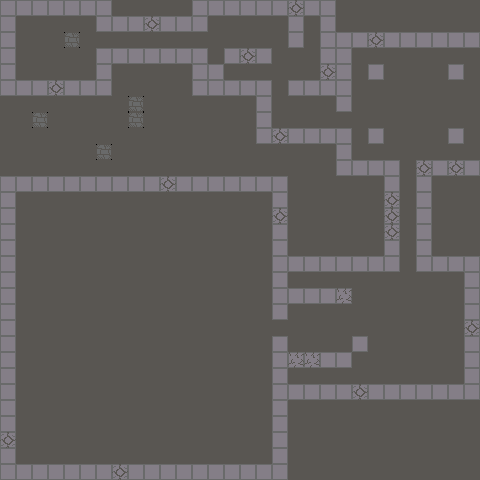

Tiled map render using the project's own tile images. Description and the whole map definition, tile-layer contents included, below:
An orthogonal 30x30 tile map with 16x16 px tiles, 1 tile layer (Tiles) and 33 objects (28x Entity, 4x Spike).

<map version="1.10" tiledversion="1.11.2" orientation="orthogonal" renderorder="right-down" width="30" height="30" tilewidth="16" tileheight="16" infinite="0" nextlayerid="3" nextobjectid="60">
 <tileset firstgid="1" source="../tilesets/atlas.tsx" />
 <layer id="1" name="Tiles" width="30" height="30">
  <data encoding="csv">
33,33,33,33,33,33,33,49,49,49,49,49,33,33,33,33,33,33,52,33,33,49,49,49,49,49,49,49,49,49,
33,49,49,49,49,49,33,33,33,52,33,33,33,49,49,49,49,49,33,49,33,49,49,49,49,49,49,49,49,49,
33,49,49,49,51,49,49,49,49,49,49,49,49,49,49,49,49,49,33,49,33,33,33,52,33,33,33,33,33,33,
33,49,49,49,49,49,33,33,33,33,33,33,33,49,33,52,33,49,49,49,33,33,49,49,49,49,49,49,49,49,
33,49,49,49,49,49,33,49,49,49,49,49,33,33,49,49,49,49,49,49,52,33,49,33,49,49,49,49,33,49,
33,33,33,52,33,33,33,49,49,49,49,49,33,33,33,33,33,49,33,33,33,33,49,49,49,49,49,49,49,49,
49,49,49,49,49,49,49,49,51,49,49,49,49,49,49,49,33,49,49,49,49,33,49,49,49,49,49,49,49,49,
49,49,51,49,49,49,49,49,51,49,49,49,49,49,49,49,33,49,49,49,49,49,49,49,49,49,49,49,49,49,
49,49,49,49,49,49,49,49,49,49,49,49,49,49,49,49,33,52,33,33,33,33,49,33,49,49,49,49,33,49,
49,49,49,49,49,49,51,49,49,49,49,49,49,49,49,49,49,49,49,49,49,33,49,49,49,49,49,49,49,49,
49,49,49,49,49,49,49,49,49,49,49,49,49,49,49,49,49,49,49,49,49,33,33,33,33,49,52,33,52,33,
33,33,33,33,33,33,33,33,33,33,52,33,33,33,33,33,33,33,49,49,49,49,49,49,33,49,33,49,49,49,
33,49,49,49,49,49,49,49,49,49,49,49,49,49,49,49,49,33,49,49,49,49,49,49,52,49,33,49,49,49,
33,49,49,49,49,49,49,49,49,49,49,49,49,49,49,49,49,52,49,49,49,49,49,49,52,49,33,49,49,49,
33,49,49,49,49,49,49,49,49,49,49,49,49,49,49,49,49,33,49,49,49,49,49,49,52,49,33,49,49,49,
33,49,49,49,49,49,49,49,49,49,49,49,49,49,49,49,49,33,49,49,49,49,49,49,33,49,33,49,49,49,
33,49,49,49,49,49,49,49,49,49,49,49,49,49,49,49,49,33,33,33,33,33,33,33,33,49,33,33,33,33,
33,49,49,49,49,49,49,49,49,49,49,49,49,49,49,49,49,33,49,49,49,49,49,49,49,49,49,49,49,33,
33,49,49,49,49,49,49,49,49,49,49,49,49,49,49,49,49,33,33,33,33,50,49,49,49,49,49,49,49,33,
33,49,49,49,49,49,49,49,49,49,49,49,49,49,49,49,49,33,49,49,49,49,49,49,49,49,49,49,49,33,
33,49,49,49,49,49,49,49,49,49,49,49,49,49,49,49,49,49,49,49,49,49,49,49,49,49,49,49,49,52,
33,49,49,49,49,49,49,49,49,49,49,49,49,49,49,49,49,33,49,49,49,49,33,49,49,49,49,49,49,33,
33,49,49,49,49,49,49,49,49,49,49,49,49,49,49,49,49,33,50,50,33,33,49,49,49,49,49,49,49,33,
33,49,49,49,49,49,49,49,49,49,49,49,49,49,49,49,49,33,49,49,49,49,49,49,49,49,49,49,49,33,
33,49,49,49,49,49,49,49,49,49,49,49,49,49,49,49,49,33,33,33,33,33,52,33,33,33,33,33,33,33,
33,49,49,49,49,49,49,49,49,49,49,49,49,49,49,49,49,33,49,49,49,49,49,49,49,49,49,49,49,49,
33,49,49,49,49,49,49,49,49,49,49,49,49,49,49,49,49,33,49,49,49,49,49,49,49,49,49,49,49,49,
52,49,49,49,49,49,49,49,49,49,49,49,49,49,49,49,49,33,49,49,49,49,49,49,49,49,49,49,49,49,
33,49,49,49,49,49,49,49,49,49,49,49,49,49,49,49,49,33,49,49,49,49,49,49,49,49,49,49,49,49,
33,33,33,33,33,33,33,52,33,33,33,33,33,33,33,33,33,33,49,49,49,49,49,49,49,49,49,49,49,49
</data>
 </layer>
 <objectgroup id="2" name="Entities">
  <object id="1" name="Player" type="Entity" x="32" y="32" width="16" height="16" />
  <object id="2" name="Door" type="Entity" gid="34" x="96" y="48" width="16" height="16" />
  <object id="3" name="Door" type="Entity" gid="34" x="336" y="128" width="16" height="16" />
  <object id="5" name="Door" type="Entity" gid="34" x="272" y="336" width="16" height="16" />
  <object id="6" name="Beanling" type="Entity" gid="20" x="224" y="32" width="16" height="16" />
  <object id="7" name="Beanling" type="Entity" gid="20" x="304" y="80" width="16" height="16" />
  <object id="11" name="Beanling" type="Entity" gid="20" x="464" y="160" width="16" height="16" />
  <object id="14" name="Beanling" type="Entity" gid="20" x="448" y="112" width="16" height="16" />
  <object id="15" name="Spike" gid="65" x="352" y="336" width="16" height="16" />
  <object id="21" name="Spike" gid="65" x="368" y="336" width="16" height="16" />
  <object id="22" name="Spike" gid="65" x="368" y="320" width="16" height="16" />
  <object id="23" name="Spike" gid="65" x="352" y="320" width="16" height="16" />
  <object id="36" name="Spike" type="Entity" gid="65" x="32" y="240" width="16" height="16" />
  <object id="37" name="Spike" type="Entity" gid="65" x="32" y="256" width="16" height="16" />
  <object id="38" name="Spike" type="Entity" gid="65" x="48" y="256" width="16" height="16" />
  <object id="39" name="Spike" type="Entity" gid="65" x="48" y="240" width="16" height="16" />
  <object id="40" name="Spike" type="Entity" gid="65" x="32" y="416" width="16" height="16" />
  <object id="41" name="Spike" type="Entity" gid="65" x="32" y="432" width="16" height="16" />
  <object id="42" name="Spike" type="Entity" gid="65" x="48" y="432" width="16" height="16" />
  <object id="43" name="Spike" type="Entity" gid="65" x="48" y="416" width="16" height="16" />
  <object id="44" name="Spike" type="Entity" gid="65" x="192" y="240" width="16" height="16" />
  <object id="45" name="Spike" type="Entity" gid="65" x="192" y="240" width="16" height="16" />
  <object id="46" name="Spike" type="Entity" gid="65" x="192" y="256" width="16" height="16" />
  <object id="47" name="Spike" type="Entity" gid="65" x="208" y="256" width="16" height="16" />
  <object id="48" name="Spike" type="Entity" gid="65" x="208" y="240" width="16" height="16" />
  <object id="49" name="Spike" type="Entity" gid="65" x="176" y="416" width="16" height="16" />
  <object id="50" name="Spike" type="Entity" gid="65" x="176" y="432" width="16" height="16" />
  <object id="51" name="Spike" type="Entity" gid="65" x="192" y="432" width="16" height="16" />
  <object id="52" name="Spike" type="Entity" gid="65" x="192" y="416" width="16" height="16" />
  <object id="53" name="Spike" type="Entity" gid="65" x="16" y="352" width="16" height="16" />
  <object id="54" name="Spike" type="Entity" gid="65" x="16" y="304" width="16" height="16" />
  <object id="57" gid="13" x="128" y="304" width="16" height="16" />
  <object id="59" name="GhoulKing" type="Entity" gid="46" x="128" y="288" width="16" height="16" />
 </objectgroup>
</map>
